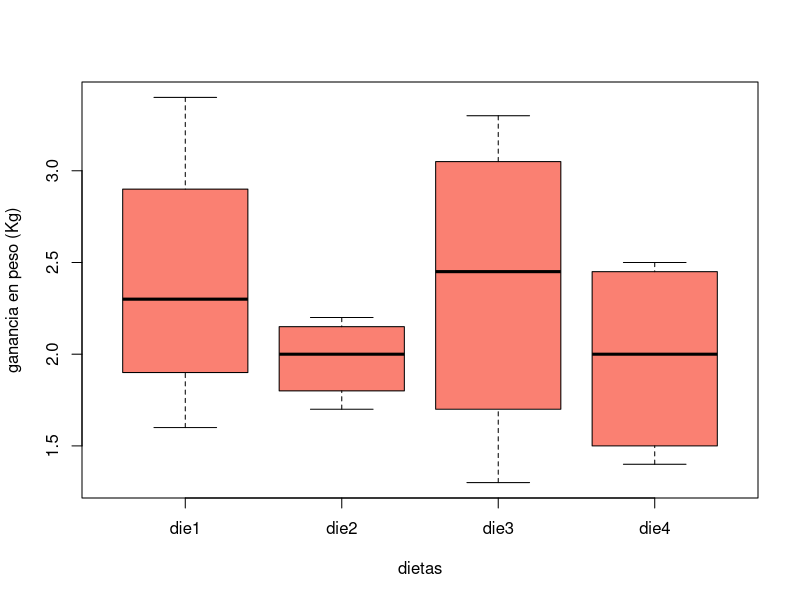

Generate this figure with R:
#Dulce maria samaniego 
#Experimento ganancia en pesos (GP) BASADO EN DIFERENTES DIETAS 
#N iveles de factor: 4 (die12, die2, die3, die4)


die1 <- c(2.4, 2.2, 3.4, 1.6)
die2 <- c(2.2, 1.9, 1.7, 2.1)
die3 <- c(3.3, 1.3, 2.8, 2.1)
die4 <- c(1.6, 2.5, 1.4, 2.4)


GP <- c(2.4, 2.2, 3.4, 1.6, 2.2, 1.9, 1.7, 2.1,
        3.3, 1.3, 2.8, 2.1, 1.6, 2.5, 1.4, 2.4) 
Trat <- gl(4,4,16, labels = c("die1", "die2","die3", "die4"))
bloque <- gl (4,4,16, labels = c("bajo", "normal", "SP", "OB"))
dietas <- data.frame(Trat, GP, bloque)

boxplot( dietas$GP ~ dietas$Trat,
        "col" = "salmon", 
        "xlab" = "dietas", 
       "ylab" = "ganancia en peso (Kg)")
tapply(dietas$GP, dietas$Trat, var)
fligner.test(dietas$GP, dietas$Trat)         
bartlett.test(dietas$GP, dietas$Trat)         

diet.aov <- aov(dietas$GP ~ dietas$Trat)
summary(diet.aov)


